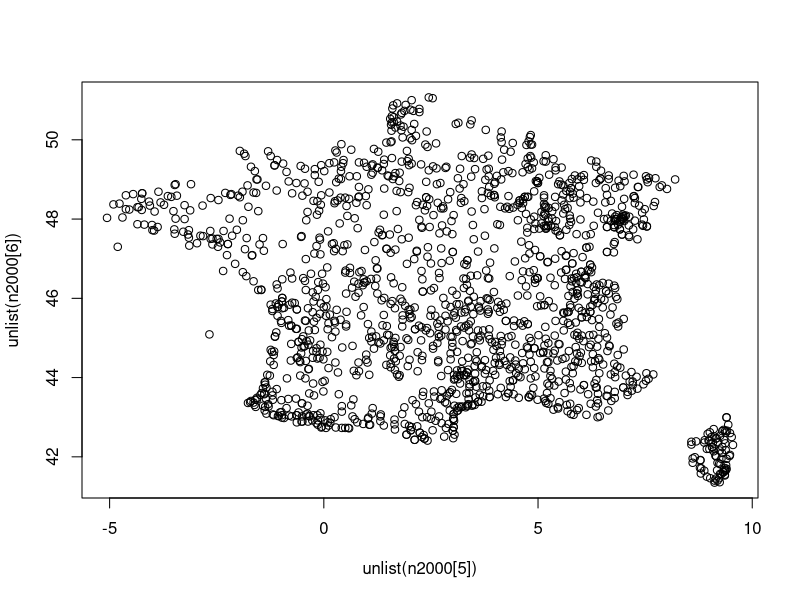
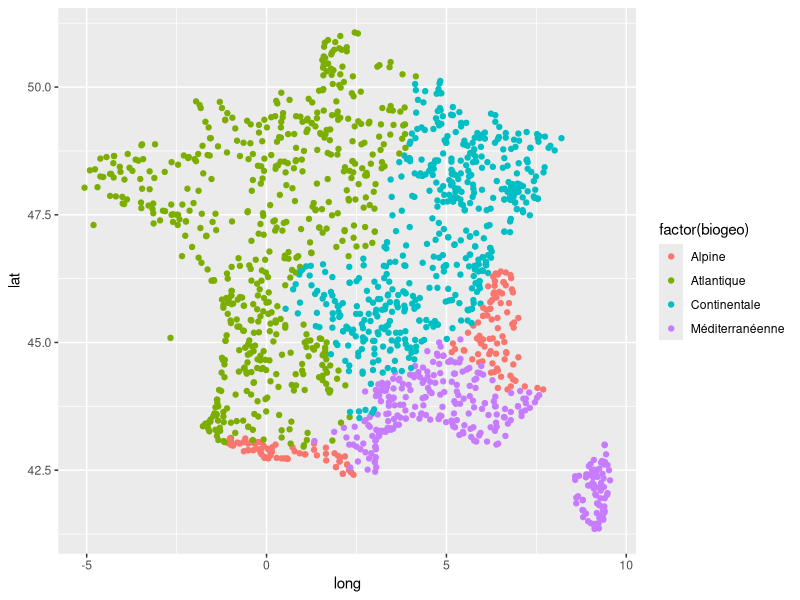

The R source for these figures, in order:
## ---- chunk 1
# activite 5
n2000 <- read.csv("n2000.csv" , sep=";" , encoding="latin1")
plot(unlist(n2000[5]),unlist(n2000[6]))
## ---- chunk 2
#activite 6
library(ggplot2)
ggplot(data = n2000)+
  aes(
    x= long,
    y= lat,
    color= factor(biogeo))+
  geom_point()

## ---- chunk 3
#activite 7
summary(n2000)
tapply(n2000,summary(n2000),mean,sd,min,max,median,quantile,skewness,kurtosis) 
